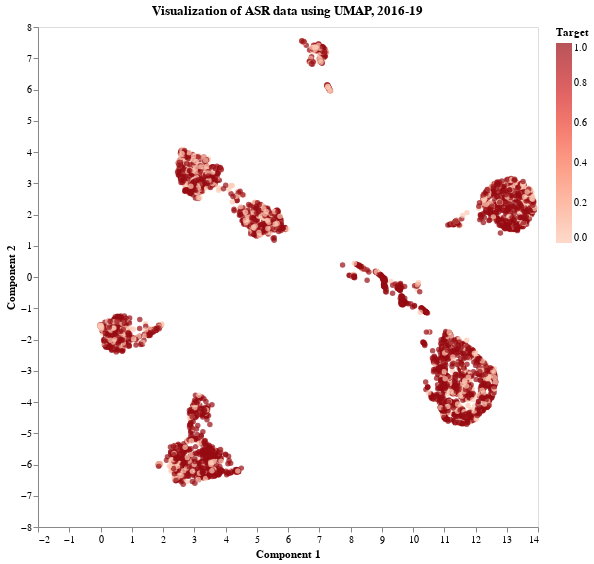

Notebook code for this chart:
### Markdown cell above
The hyper-parameters that we will use here are 100 for n_neighbors and 0 for min_dist, as these give us about 7-8 well-separated clusters.

### Code cell
# Final UMAP visualization
embeddings = umap.UMAP(
    n_components=2, n_neighbors=100, min_dist=0, random_state=42
).fit_transform(X)

params["method"] = "UMAP"
viz_reduction(add_info_to_reduced(embeddings, pre_df), params)

### Figure 1 — Vega-Lite specification as saved in the notebook (floating-point values rounded to 4 significant figures; data arrays with more than 128 entries replaced by an {"elided": "..."} marker saying what was removed)
{"config": {"view": {"continuousWidth": 300, "continuousHeight": 300}, "axis": {"grid": false}}, "data": {"name": "data-8d0154403841947ccf578e9fe43cdaa3"}, "mark": {"type": "circle"}, "encoding": {"color": {"field": "Target", "scale": {"scheme": "reds"}, "type": "quantitative"}, "x": {"field": "0", "title": "Component 1", "type": "quantitative"}, "y": {"field": "1", "title": "Component 2", "type": "quantitative"}}, "height": 500, "title": "Visualization of ASR data using UMAP, 2016-19", "width": 500, "$schema": "https://vega.github.io/schema/vega-lite/v5.16.3.json", "datasets": {"data-8d0154403841947ccf578e9fe43cdaa3": {"elided": "5181 records"}}}
